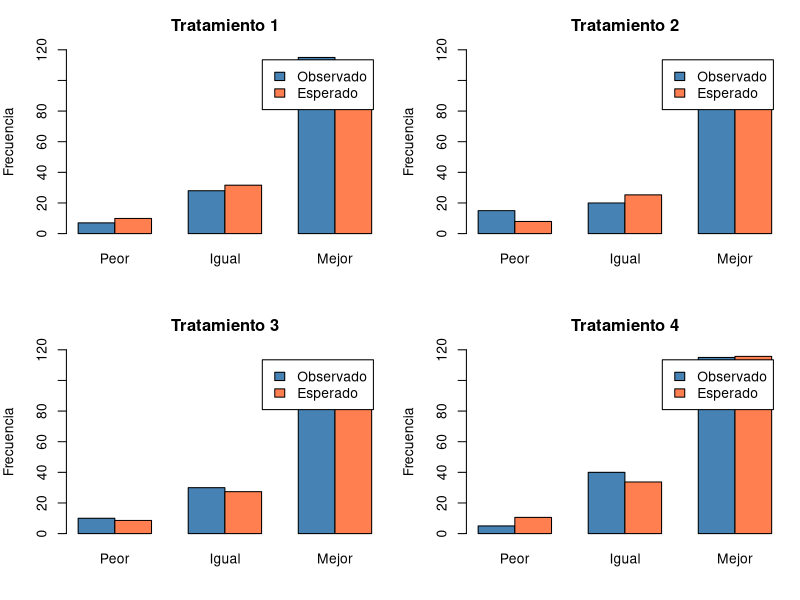
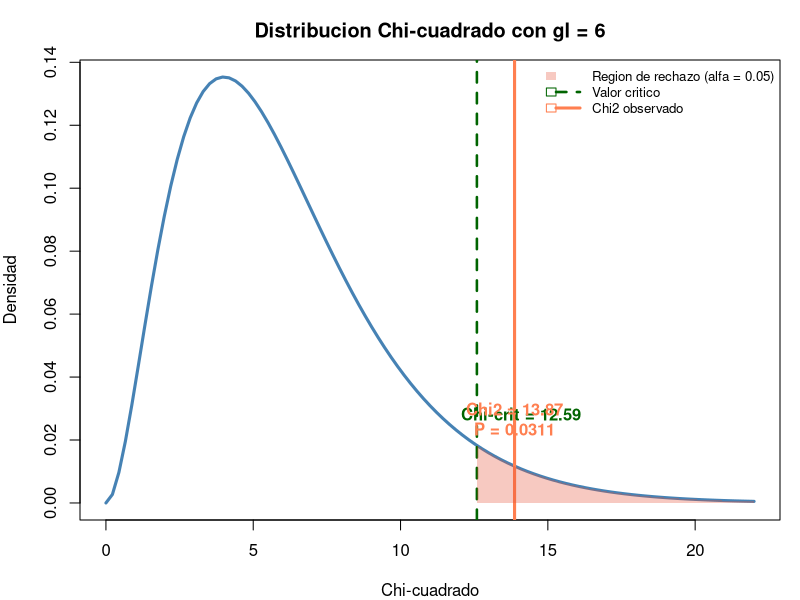
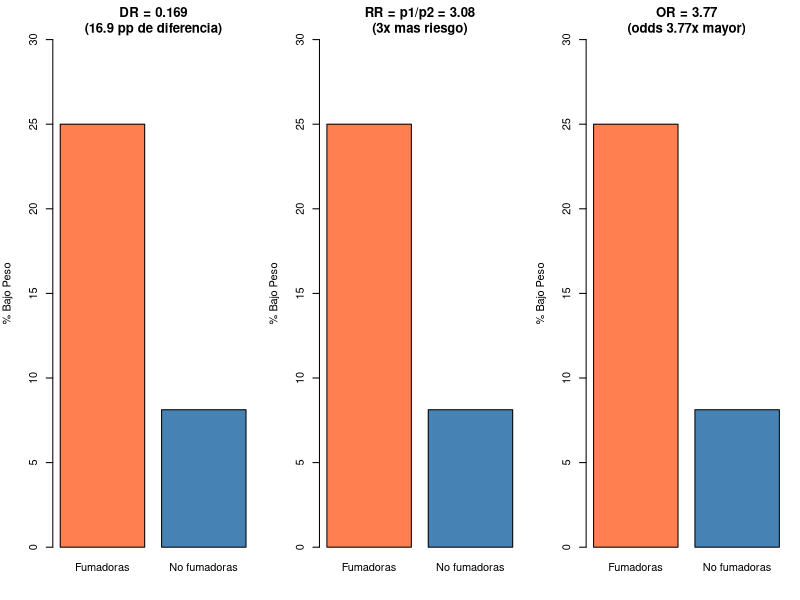
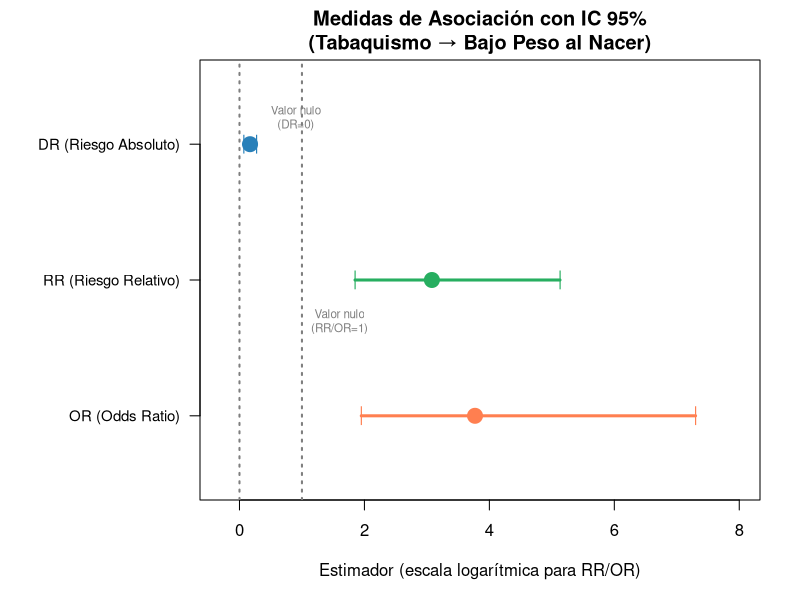
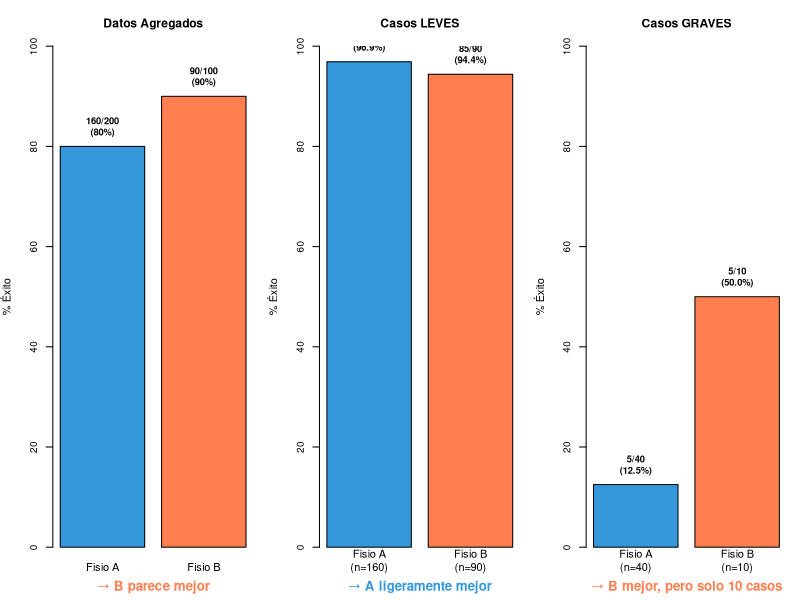
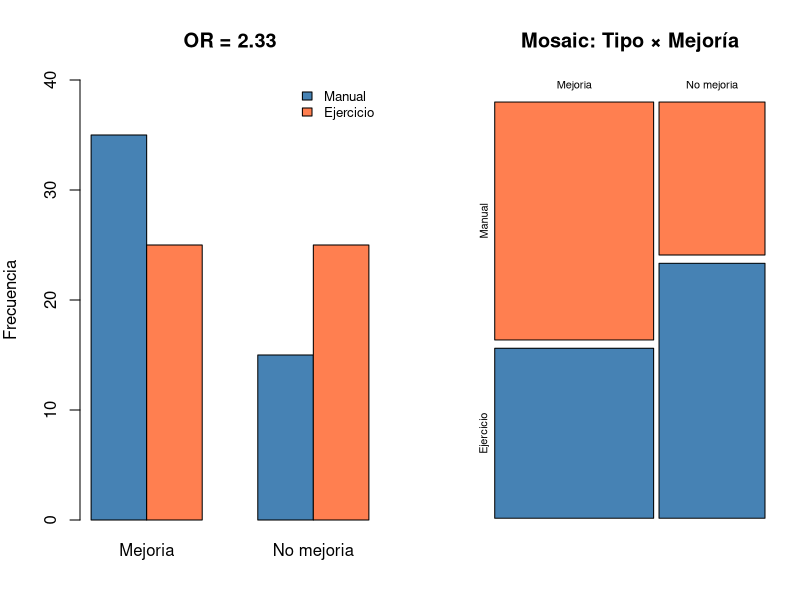

Recreate these plots in R, in order.
## ---- chunk 1
trat <- matrix(c(7,28,115,15,20,85,10,30,90,5,40,115), nrow=4, byrow=TRUE)
round(chisq.test(trat)$expected, 2)
## ---- chunk 2
#| fig-height: 5
O <- matrix(c(7,28,115, 15,20,85, 10,30,90, 5,40,115), nrow=4, byrow=TRUE)
E <- matrix(c(9.91,31.61,108.48, 7.93,25.28,86.79, 8.59,27.39,94.02, 10.57,33.72,115.71), nrow=4, byrow=TRUE)

par(mfrow=c(2,2), mar=c(4,4,3,1))
for(i in 1:4){
  barplot(rbind(O[i,], E[i,]), beside=TRUE, names=c("Peor","Igual","Mejor"),
          col=c("steelblue","coral"), main=paste("Tratamiento",i),
          ylab="Frecuencia", ylim=c(0,120), legend=c("Observado","Esperado"))
}
par(mfrow=c(1,1))
## ---- chunk 3
chi <- chisq.test(trat)
cat("χ²exp =", round(chi$statistic,2), "| gl =", chi$parameter,
    "| P =", round(chi$p.value,4))
## ---- chunk 4
#| fig-height: 5
gl <- 6
chi_exp <- 13.87
chi_crit <- qchisq(0.95, gl)
p_val <- round(1 - pchisq(chi_exp, gl), 4)

curve(dchisq(x, gl), 0, 22, lwd = 3, col = "steelblue",
      main = "Distribucion Chi-cuadrado con gl = 6",
      xlab = "Chi-cuadrado", ylab = "Densidad")
abline(v = chi_crit, col = "darkgreen", lwd = 2.5, lty = 2)
abline(v = chi_exp, col = "coral", lwd = 3)
# Region de rechazo
xr <- seq(chi_crit, 22, 0.01)
yr <- dchisq(xr, gl)
polygon(c(xr, rev(xr)), c(yr, rep(0, length(yr))),
        col = rgb(0.9, 0.3, 0.2, 0.3), border = NA)
# Etiquetas
text(chi_crit + 1.5, dchisq(chi_crit, gl) + 0.01,
     "Chi-crit = 12.59", col = "darkgreen", font = 2)
text(chi_exp, dchisq(chi_exp, gl) + 0.015,
     paste0("Chi2 = ", chi_exp, "\nP = ", p_val), col = "coral", font = 2)
legend("topright", c("Region de rechazo (alfa = 0.05)", "Valor critico", "Chi2 observado"),
       fill = c(rgb(0.9, 0.3, 0.2, 0.3), NA, NA),
       border = c(NA, "darkgreen", "coral"),
       lty = c(NA, 2, 1), lwd = c(NA, 2.5, 3),
       col = c(NA, "darkgreen", "coral"), bty = "n", cex = 0.8)
## ---- chunk 5
chi <- chisq.test(trat)
round(chi$stdres, 2)
## ---- chunk 6
tumor <- matrix(c(23,9,6,21,4,3,34,24,17), nrow=3, byrow=TRUE)
chi2 <- chisq.test(tumor)
cat("χ²exp =", round(chi2$statistic,2), "| gl =", chi2$parameter,
    "| P =", round(chi2$p.value,4))
# χ²exp = 7.64, gl = 4, P = 0.106 → No significativo (pero hay indicios)
## ---- chunk 7
tabla <- matrix(c(20,26,60,294), nrow=2)
chi <- chisq.test(tabla, correct=TRUE)
cat("χ²exp =", round(chi$statistic,2), "| P =", format(chi$p.value, digits=4))
## ---- chunk 8
#| fig-height: 4.5
par(mfrow=c(1,3), mar=c(4,4,3,1))
# DR
p1<-20/80; p2<-26/320
barplot(c(p1,p2)*100, names=c("Fumadoras","No fumadoras"), col=c("coral","steelblue"),
        main=paste0("DR = ",round(p1-p2,3),"\n(",round((p1-p2)*100,1)," pp de diferencia)"),
        ylab="% Bajo Peso", ylim=c(0,30))
# RR = 3.08
barplot(c(p1,p2)*100, names=c("Fumadoras","No fumadoras"), col=c("coral","steelblue"),
        main=paste0("RR = p1/p2 = ",round(p1/p2,2),"\n(3x mas riesgo)"),
        ylab="% Bajo Peso", ylim=c(0,30))
# OR = 3.77
barplot(c(p1,p2)*100, names=c("Fumadoras","No fumadoras"), col=c("coral","steelblue"),
        main=paste0("OR = ",round((20*294)/(26*60),2),"\n(odds 3.77x mayor)"),
        ylab="% Bajo Peso", ylim=c(0,30))
par(mfrow=c(1,1))
## ---- chunk 9
O11<-20; O12<-26; O21<-60; O22<-294; C1<-80; C2<-320
d  <- O11/C1 - O12/C2
R  <- (O11/C1) / (O12/C2)
O  <- (O11*O22)/(O12*O21)
cat("Riesgo Absoluto d =", round(d,3),
    "\nRiesgo Relativo R =", round(R,3),
    "\nOdds Ratio      O =", round(O,3))
## ---- chunk 10
#| fig-height: 4.5
# Forest plot de las medidas de asociación con IC 95%
medidas <- c("DR (Riesgo Absoluto)", "RR (Riesgo Relativo)", "OR (Odds Ratio)")
estimador <- c(0.169, 3.08, 3.77)
ic_inf <- c(0.067, 1.85, 1.95)
ic_sup <- c(0.271, 5.13, 7.30)
valor_nulo <- c(0, 1, 1)
colores <- c("#2980b9", "#27ae60", "coral")

par(mar = c(5, 10, 3, 2))
plot(estimador, 3:1, pch = 19, cex = 2, col = colores,
     xlim = c(-0.3, 8), ylim = c(0.5, 3.5), yaxt = "n",
     xlab = "Estimador (escala logarítmica para RR/OR)", ylab = "",
     main = "Medidas de Asociación con IC 95%\n(Tabaquismo → Bajo Peso al Nacer)",
     log = "")
axis(2, at = 3:1, labels = medidas, las = 1, cex.axis = 0.9)
# Intervalos de confianza
for(i in 1:3) {
  lines(c(ic_inf[i], ic_sup[i]), c(3-i+1, 3-i+1), lwd = 3, col = colores[i])
  points(ic_inf[i], 3-i+1, pch = "|", cex = 1.2, col = colores[i])
  points(ic_sup[i], 3-i+1, pch = "|", cex = 1.2, col = colores[i])
}
# Líneas de valor nulo
abline(v = 0, lty = 3, col = "grey50", lwd = 2)
text(0.9, 3.2, "Valor nulo\n(DR=0)", col = "grey50", cex = 0.7)
abline(v = 1, lty = 3, col = "grey50", lwd = 2)
text(1.6, 1.7, "Valor nulo\n(RR/OR=1)", col = "grey50", cex = 0.7)
## ---- chunk 11
n12<-15; n21<-31
z_exp <- (abs(n12-n21)-0.5)/sqrt(n12+n21)
P <- 2*(1-pnorm(z_exp))
cat("zexp =", round(z_exp,3), "| P =", round(P,4))
## ---- chunk 12
n<-166; n12<-15; n21<-31; z_a<-qnorm(0.975)
d <- (n12-n21)/n
se <- sqrt((n12+n21) - (n12-n21)^2/n) / n
IC <- c(d - z_a*se, d + z_a*se)
cat("Diferencia =", round(d,4), "| IC95% = (", round(IC[1],4), ",", round(IC[2],4), ")")
## ---- chunk 13
matriz <- matrix(c(8, 2, 3, 7), nrow=2, byrow=TRUE)
rownames(matriz) <- c("Terapia", "Control")
colnames(matriz) <- c("Mejoría", "No mejoría")
# Chi-cuadrado: frecuencias esperadas
cat("Frecuencias esperadas:\n"); print(round(chisq.test(matriz)$expected, 1))
# Fisher exact test
fisher.test(matriz)
## ---- chunk 14
p1 <- 0.60; p2 <- 0.36
DR <- p1 - p2
NNT <- 1 / abs(DR)
cat("DR =", round(DR, 3), "\nNNT =", round(NNT, 1),
    "\n→ Necesitas tratar", ceiling(NNT), "pacientes con electroterapia",
    "\n  para que 1 adicional mejore respecto a ejercicio solo")
## ---- chunk 15
#| fig-height: 5.5
par(mfrow = c(1, 3), mar = c(4, 4, 3.5, 1))

# --- Datos ---
# Agregado: A: 160/200 = 80%, B: 90/100 = 90%
# Estratificado por gravedad:
# Leves:  A = 155/160 (96.9%), B = 85/90 (94.4%)
# Graves: A =   5/40  (12.5%), B =  5/10 (50.0%)

# Panel 1: Datos agregados
bp1 <- barplot(c(80, 90), names = c("Fisio A", "Fisio B"),
               col = c("#3498db", "coral"), ylim = c(0, 100),
               main = "Datos Agregados", ylab = "% Éxito",
               cex.main = 1.1, cex.axis = 0.9)
text(bp1, c(80, 90) + 4, labels = c("160/200\n(80%)", "90/100\n(90%)"),
     cex = 0.85, font = 2)
mtext("→ B parece mejor", side = 1, line = 2.5, cex = 0.8, col = "coral", font = 2)

# Panel 2: Leves
bp2 <- barplot(c(96.9, 94.4), names = c("Fisio A\n(n=160)", "Fisio B\n(n=90)"),
               col = c("#3498db", "coral"), ylim = c(0, 100),
               main = "Casos LEVES", ylab = "% Éxito",
               cex.main = 1.1, cex.axis = 0.9)
text(bp2, c(96.9, 94.4) + 4, labels = c("155/160\n(96.9%)", "85/90\n(94.4%)"),
     cex = 0.85, font = 2)
mtext("→ A ligeramente mejor", side = 1, line = 2.5, cex = 0.8, col = "#3498db", font = 2)

# Panel 3: Graves
bp3 <- barplot(c(12.5, 50), names = c("Fisio A\n(n=40)", "Fisio B\n(n=10)"),
               col = c("#3498db", "coral"), ylim = c(0, 100),
               main = "Casos GRAVES", ylab = "% Éxito",
               cex.main = 1.1, cex.axis = 0.9)
text(bp3, c(12.5, 50) + 4, labels = c("5/40\n(12.5%)", "5/10\n(50.0%)"),
     cex = 0.85, font = 2)
mtext("→ B mejor, pero solo 10 casos", side = 1, line = 2.5, cex = 0.8, col = "coral", font = 2)
## ---- chunk 16
#| fig-height: 5.5
tabla <- matrix(c(35, 25, 15, 25), nrow=2,
                dimnames=list(c("Manual","Ejercicio"), c("Mejoria","No mejoria")))
chi <- chisq.test(tabla, correct=FALSE)
OR <- 35*25/(15*25)

par(mfrow=c(1,2), mar=c(4,4,4,1))
# Panel 1: Barras agrupadas
barplot(tabla, beside=TRUE, col=c("steelblue","coral"),
        main=paste0("OR = ", round(OR,2)), ylab="Frecuencia", ylim=c(0,40))
legend("topright", c("Manual","Ejercicio"), fill=c("steelblue","coral"), bty="n", cex=0.8)
# Panel 2: Mosaic
mosaicplot(t(tabla), main="Mosaic: Tipo × Mejoría", color=c("coral","steelblue"))
par(mfrow=c(1,1))

cat("OR =", round(OR,2), "χ² =", round(chi$statistic,2),
    "gl =", chi$parameter, "P =", round(chi$p.value,4))
